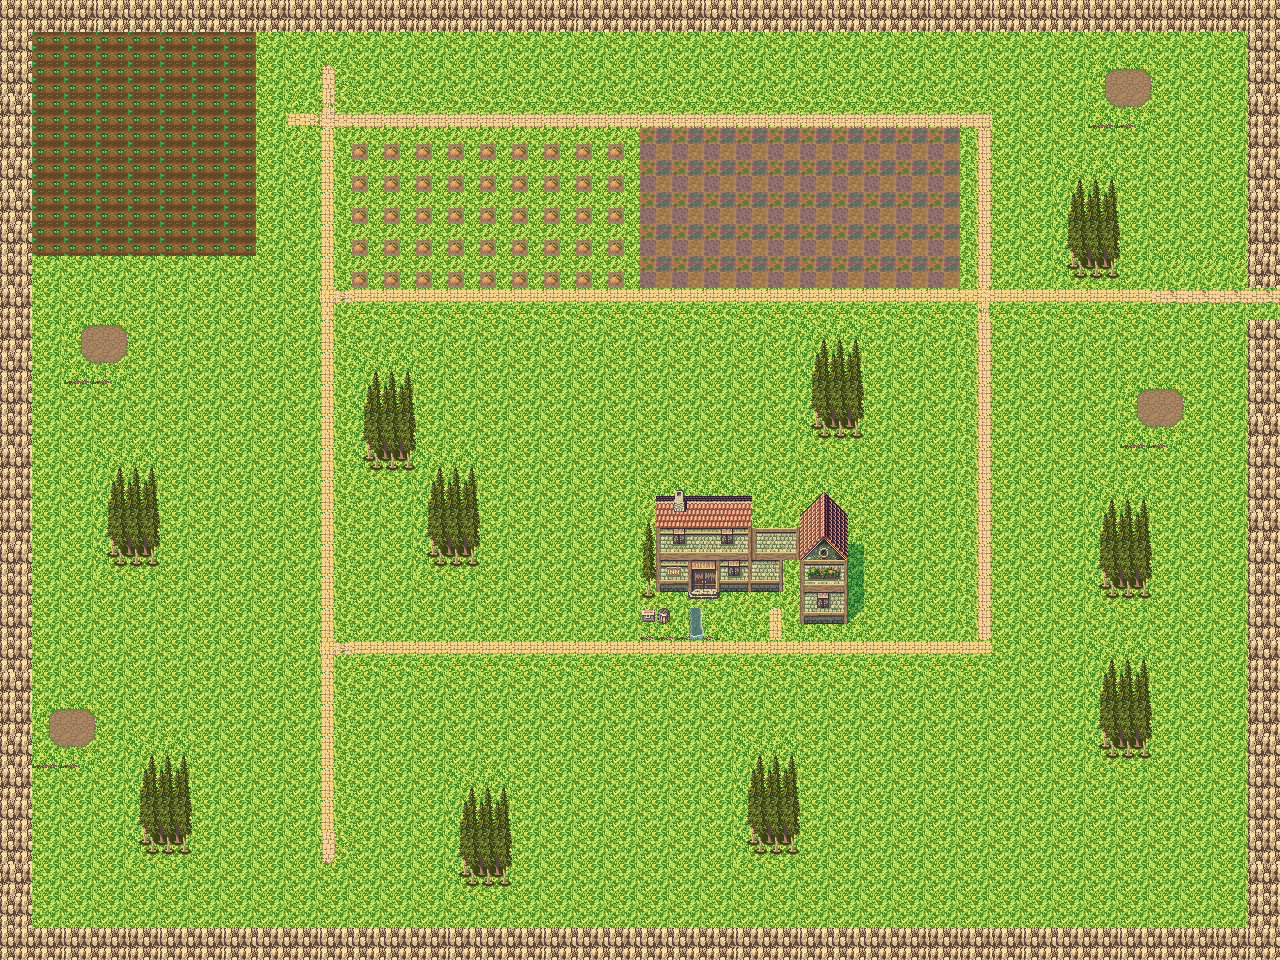

This game map was drawn from its Tiled (.tmx) file and the tilesets committed beside it. A one-line description and the full map source follow:
An orthogonal 40x30 tile map with 32x32 px tiles, 1 tile layer (Ground), 3 tilesets and 10 objects.

<map version="1.10" tiledversion="1.10.2" orientation="orthogonal" renderorder="right-down" width="40" height="30" tilewidth="32" tileheight="32" infinite="0" nextlayerid="6" nextobjectid="24">
 <tileset firstgid="1" source="dungeon.tsx" />
 <tileset firstgid="121" source="dn1010 io island.tsx" />
 <tileset firstgid="220" source="io island objects.tsx" />
 <objectgroup id="5" name="Object Layer 1">
  <object id="14" x="105.554" y="450.158" width="57.4339" height="121.077" />
  <object id="15" x="131.943" y="748.193" width="63.643" height="113.316" />
  <object id="16" x="357.022" y="364.783" width="62.0907" height="110.211" />
  <object id="17" x="423.769" y="454.814" width="55.8816" height="114.868" />
  <object id="18" x="453.262" y="773.029" width="62.0907" height="128.838" />
  <object id="19" x="738.879" y="741.984" width="69.852" height="116.42" />
  <object id="20" x="800.97" y="339.947" width="71.4043" height="97.7929" />
  <object id="21" x="1060.2" y="172.302" width="63.643" height="110.211" />
  <object id="22" x="1092.8" y="501.382" width="60.5384" height="102.45" />
  <object id="23" x="1092.8" y="647.296" width="62.0907" height="117.972" />
 </objectgroup>
 <layer id="1" name="Ground" width="40" height="30">
  <data encoding="csv">
179,180,180,179,179,179,179,180,180,179,179,180,180,180,180,179,180,180,179,180,180,180,179,179,180,179,179,179,180,179,180,179,179,179,179,180,180,180,180,179,
179,49,49,49,49,49,49,49,215,215,215,215,215,215,215,215,215,215,215,215,215,215,215,215,215,215,215,215,215,215,215,215,215,215,215,215,215,215,215,179,
179,49,49,49,49,49,49,49,215,215,536871095,215,215,215,215,215,215,215,215,215,215,215,215,215,215,215,215,215,215,215,215,215,215,215,154,155,215,215,215,179,
180,49,49,49,49,49,49,49,215,3221225655,1610612920,1610612909,1610612909,1610612909,1610612909,1610612909,1610612909,1610612909,1610612909,1610612909,1610612909,1610612909,1610612909,1610612909,1610612909,1610612909,1610612909,1610612909,1610612909,1610612909,1610612909,215,215,215,165,166,215,215,215,180,
180,49,49,49,49,49,49,49,215,213,173,144,144,144,144,144,144,144,144,144,3221225569,3221225569,3221225569,3221225569,3221225569,3221225569,3221225569,3221225569,3221225569,3221225569,3221225645,215,215,215,215,215,215,215,215,180,
179,49,49,49,49,49,49,49,215,215,173,144,144,144,144,144,144,144,144,144,3221225569,3221225569,3221225569,3221225569,3221225569,3221225569,3221225569,3221225569,3221225569,3221225569,3221225645,215,215,123,124,215,215,215,215,179,
180,49,49,49,49,49,49,49,215,215,173,144,144,144,144,144,144,144,144,144,3221225569,3221225569,3221225569,3221225569,3221225569,3221225569,3221225569,3221225569,3221225569,3221225569,3221225645,215,215,134,135,215,215,215,215,180,
179,49,49,49,49,49,49,49,215,215,173,144,144,144,144,144,144,144,144,144,3221225569,3221225569,3221225569,3221225569,3221225569,3221225569,3221225569,3221225569,3221225569,3221225569,3221225645,215,215,145,146,215,215,215,215,180,
179,215,215,215,215,215,215,215,215,215,173,144,144,144,144,144,144,144,144,144,3221225569,3221225569,3221225569,3221225569,3221225569,3221225569,3221225569,3221225569,3221225569,3221225569,3221225645,215,215,156,157,215,214,214,214,179,
180,215,215,215,215,215,215,215,215,215,184,2684354733,2684354733,2684354733,2684354733,2684354733,2684354733,2684354733,2684354733,2684354733,2684354733,2684354733,2684354733,2684354733,2684354733,2684354733,2684354733,2684354733,2684354733,2684354733,2684354744,2684354733,2684354733,2684354733,2684354733,2684354733,185,185,185,185,
180,215,154,155,215,215,215,215,215,215,173,215,215,215,215,215,215,215,215,215,215,215,215,215,215,123,124,215,215,215,3221225645,215,215,215,215,215,215,215,215,179,
179,215,165,166,215,215,215,215,215,215,173,123,124,215,215,215,215,215,215,215,215,215,215,215,215,134,135,215,215,215,3221225645,215,215,215,215,215,215,215,215,179,
179,215,215,215,215,215,215,215,215,215,173,134,135,215,215,215,215,215,215,215,215,215,215,215,215,145,146,215,215,215,3221225645,215,215,215,215,154,155,215,215,179,
179,215,215,215,215,215,215,215,215,215,173,145,146,215,215,215,215,215,215,215,215,215,215,215,215,156,157,215,215,215,3221225645,215,215,215,215,165,166,215,215,180,
180,215,215,123,124,215,215,215,215,215,173,156,157,123,124,215,215,215,215,215,215,215,215,215,215,215,215,215,215,215,3221225645,215,215,215,215,215,215,215,215,179,
180,215,215,134,135,215,215,215,215,215,173,215,215,134,135,215,215,215,215,215,125,126,127,128,129,130,131,215,215,215,3221225645,215,215,215,123,124,215,215,215,179,
180,215,215,145,146,215,215,215,215,215,173,215,215,145,146,215,215,215,215,215,136,137,138,139,140,141,142,215,215,215,3221225645,215,215,215,134,135,215,215,215,180,
179,215,215,156,157,215,215,215,215,215,173,215,215,156,157,215,215,215,215,215,147,148,149,150,151,152,153,215,215,215,3221225645,215,215,215,145,146,215,215,215,179,
179,215,215,215,215,215,215,215,215,215,173,215,215,215,215,215,215,215,215,215,158,159,160,161,162,163,164,215,215,215,3221225645,215,215,215,156,157,215,215,215,179,
179,215,215,215,215,215,215,215,215,215,173,215,215,215,215,215,215,215,215,215,169,170,171,172,173,174,175,215,215,215,3221225645,215,215,215,215,215,215,215,215,179,
179,215,215,215,215,215,215,215,215,215,184,2684354733,2684354733,2684354733,2684354733,2684354733,2684354733,2684354733,2684354733,2684354733,2684354733,2684354733,2684354733,2684354733,2684354733,2684354733,2684354733,2684354733,2684354733,2684354733,2684354733,215,215,215,123,124,215,215,215,180,
180,215,215,215,215,215,215,215,215,215,173,215,215,215,215,215,215,215,215,215,215,215,215,215,215,215,215,215,215,215,215,215,215,215,134,135,215,215,215,180,
180,154,155,215,215,215,215,215,215,215,173,215,215,215,215,215,215,215,215,215,215,215,215,215,215,215,215,215,215,215,215,215,215,215,145,146,215,215,215,180,
179,165,166,215,123,124,215,215,215,215,173,215,215,215,215,215,215,215,215,215,215,215,215,123,124,215,215,215,215,215,215,215,215,215,156,157,215,215,215,179,
180,215,215,215,134,135,215,215,215,215,173,215,215,215,123,124,215,215,215,215,215,215,215,134,135,215,215,215,215,215,215,215,215,215,215,215,215,215,215,179,
179,215,215,215,145,146,215,215,215,215,173,215,215,215,134,135,215,215,215,215,215,215,215,145,146,215,215,215,215,215,215,215,215,215,215,215,215,215,215,179,
179,215,215,215,156,157,215,215,215,215,1610612919,215,215,215,145,146,215,215,215,215,215,215,215,156,157,215,215,215,215,215,215,215,215,215,215,215,215,215,215,179,
180,215,215,215,215,215,215,215,215,215,215,215,215,215,156,157,215,215,215,215,215,215,215,215,215,215,215,215,215,215,215,215,215,215,215,215,215,215,215,180,
179,215,215,215,215,215,215,215,215,215,215,215,215,215,215,215,215,215,215,215,215,215,215,215,215,215,215,215,215,215,215,215,215,215,215,215,215,215,215,180,
179,180,179,180,180,179,180,179,179,180,179,179,179,180,179,179,180,179,179,179,179,179,180,179,180,179,179,179,180,180,180,180,179,179,180,179,180,180,180,179
</data>
 </layer>
</map>
